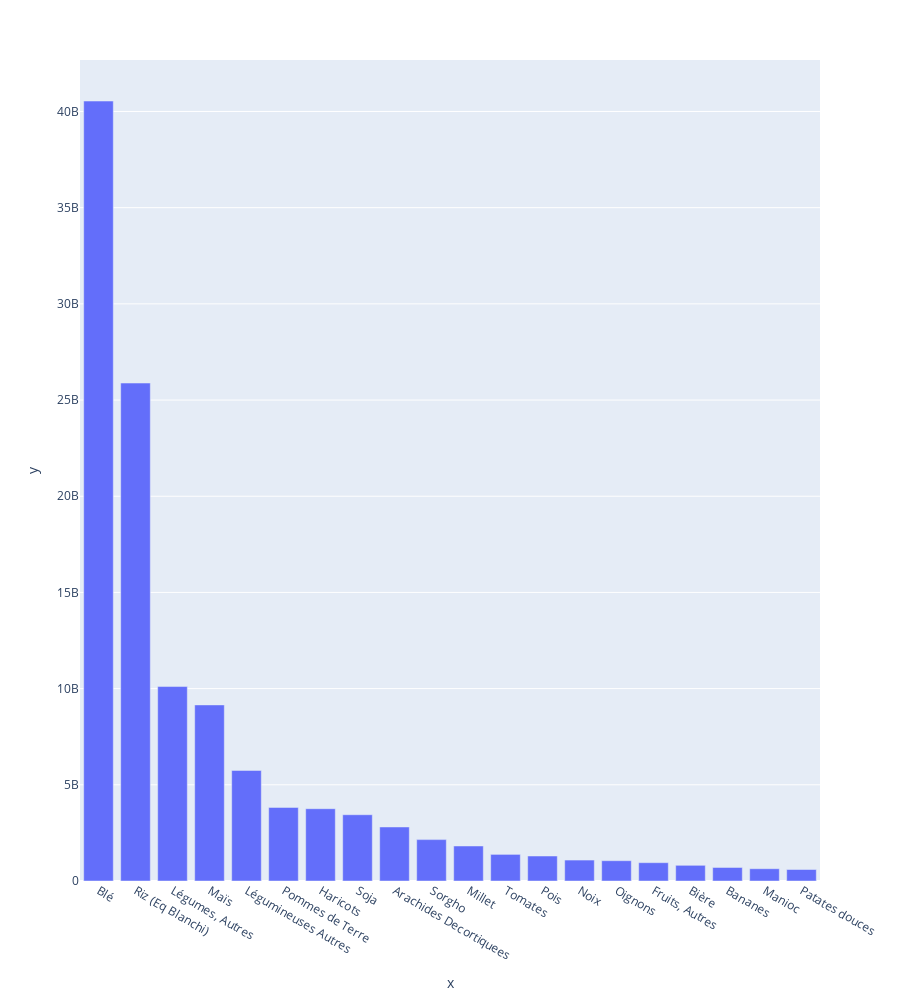

Write notebook code for a chart like this one.
### Markdown cell above
#### Question 7 : Potentiel alimentaire des végétaux
Combien d'humains pourraient être nourris si toute la disponibilité intérieure mondiale de produits végétaux était utilisée pour de la nourriture ? Donnez les résultats en termes de calories, puis de protéines, et exprimez ensuite ces 2 résultats en pourcentage de la population mondiale.

### Code cell
dfprotéines=FAOSTAT_2013_vegetal[FAOSTAT_2013_vegetal['Élément']=='Disponibilité de protéines en quantité (g/personne/jour)']
dfprotéines = dfprotéines.merge(dPopulation, left_on='Code Pays', right_on='Country Code')
dfprotéines.rename(columns={'Value': 'Population'}, inplace=True)

dfprotéines=dfprotéines.assign(kg=(dfprotéines['Valeur']/1000)*dfprotéines['Population']*365) 

dfprotéines=dfprotéines[['Produit', 'kg']]
dfprotéines=dfprotéines.groupby("Produit", group_keys=False).sum()
dfprotéines.sort_values('kg', ascending=False, inplace=True)
dfprotéines = dfprotéines.reset_index()

fig = px.bar(x=dfprotéines.head(20).Produit,y=dfprotéines.head(20).kg,height=1000)
fig.show()

dfprotéines

### Figure 1 — Plotly figure (JSON) as saved in the notebook; plotly's stock layout.template omitted (floating-point values rounded to 4 significant figures)
{"data": [{"alignmentgroup": "True", "hovertemplate": "x=%{x}<br>y=%{y}<extra></extra>", "legendgroup": "", "marker": {"color": "#636efa", "pattern": {"shape": ""}}, "name": "", "offsetgroup": "", "orientation": "v", "showlegend": false, "textposition": "auto", "type": "bar", "x": ["Blé", "Riz (Eq Blanchi)", "Légumes, Autres", "Maïs", "Légumineuses Autres", "Pommes de Terre", "Haricots", "Soja", "Arachides Decortiquees", "Sorgho", "Millet", "Tomates", "Pois", "Noix", "Oignons", "Fruits, Autres", "Bière", "Bananes", "Manioc", "Patates douces"], "xaxis": "x", "y": [40540000000.0, 25880000000.0, 10110000000.0, 9153000000.0, 5747000000.0, 3825000000.0, 3758000000.0, 3445000000.0, 2808000000.0, 2151000000.0, 1820000000.0, 1384000000.0, 1299000000.0, 1089000000.0, 1055000000.0, 952200000.0, 815500000.0, 702800000.0, 637903857, 597800000.0], "yaxis": "y"}], "layout": {"barmode": "relative", "height": 1000, "legend": {"tracegroupgap": 0}, "margin": {"t": 60}, "xaxis": {"anchor": "y", "domain": [0, 1], "title": {"text": "x"}}, "yaxis": {"anchor": "x", "domain": [0, 1], "title": {"text": "y"}}}}
